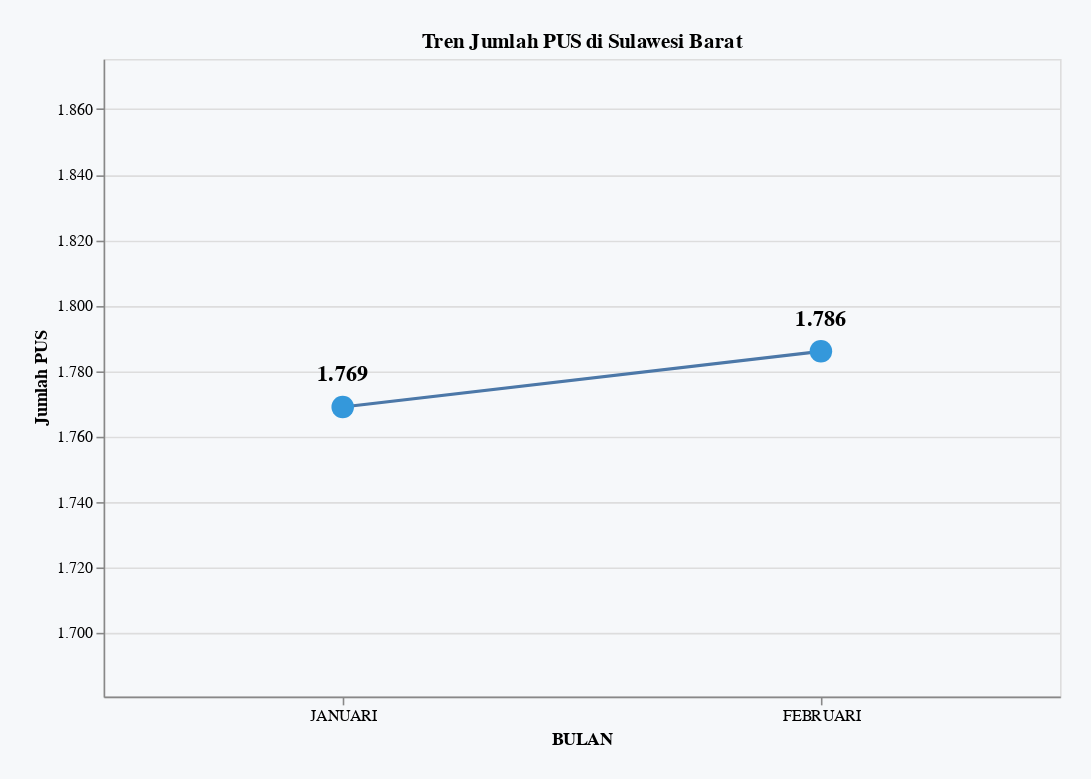

Write notebook code for a chart like this one.
### Code cell
# Buat anotasi untuk titik awal
start_label = alt.Chart(df_for_viz).transform_filter(
    alt.datum.BULAN == df_for_viz['BULAN'].min()
).mark_text(
    align='center',
    dy=-20,          # Geser ke atas titik
    fontSize=14,
    fontWeight='bold',
    color='black',    # WARNA HITAM
).encode(
    x=alt.X('BULAN:N', sort=list(month_order.keys())),
    y=alt.Y('PUS:Q'),
    text=alt.Text('PUS_formatted:N')
)

# Buat anotasi untuk titik akhir
end_label = alt.Chart(df_for_viz).transform_filter(
    alt.datum.BULAN == df_for_viz['BULAN'].max()
).mark_text(
    align='center',
    dy=-20, 
    fontSize=14,
    fontWeight='bold',
    color='black',    # WARNA HITAM
).encode(
    x=alt.X('BULAN:N', sort=list(month_order.keys())),
    y=alt.Y('PUS:Q'),
    text=alt.Text('PUS_formatted:N')
)

# Gabungkan semua elemen
chart = alt.layer(
    # Base chart (garis dan point)
    alt.Chart(df_for_viz).mark_line(
        point=alt.OverlayMarkDef(
            size=200,
            filled=True,
            fillOpacity=1,
            color='#3498db'  # Warna point biru
        )
    ).encode(
        x=alt.X('BULAN:N', 
                sort=list(month_order.keys()),
                axis=alt.Axis(
                    labelAngle=0,
                    labelLimit=150,
                    labelOverlap="parity"
                )),
        y=alt.Y('PUS:Q',
                scale=alt.Scale(domain=(y_min, y_max), nice=False),
                axis=alt.Axis(
                    labelExpr='replace(format(datum.value, ",.0f"), ",", ".")',
                    title='Jumlah PUS'
                )),
        tooltip=[
            alt.Tooltip('BULAN:N', title='Bulan'),
            alt.Tooltip('PUS_formatted:N', title='Jumlah PUS')
        ]
    ),
    
    # Anotasi
    start_label,
    end_label
).properties(
    title='Tren Jumlah PUS di Sulawesi Barat', width = 600, height = 400
).configure_view(
    strokeWidth=0
).configure_axis(
    grid=False
).configure(
    padding=20,
    background='#f6f8fa'
)

chart

### Figure 1 — Vega-Lite specification as saved in the notebook (floating-point values rounded to 4 significant figures)
{"config": {"view": {"continuousWidth": 300, "continuousHeight": 300}, "background": "#f6f8fa", "padding": 20}, "layer": [{"mark": {"type": "line", "point": {"color": "#3498db", "fillOpacity": 1, "filled": true, "size": 200}}, "encoding": {"tooltip": [{"field": "BULAN", "title": "Bulan", "type": "nominal"}, {"field": "PUS_formatted", "title": "Jumlah PUS", "type": "nominal"}], "x": {"axis": {"labelAngle": 0, "labelLimit": 150, "labelOverlap": "parity"}, "field": "BULAN", "sort": ["JANUARI", "FEBRUARI", "MARET", "APRIL", "MEI", "JUNI", "JULI", "AGUSTUS", "SEPTEMBER", "OKTOBER", "NOVEMBER", "DESEMBER"], "type": "nominal"}, "y": {"axis": {"labelExpr": "replace(format(datum.value, \",.0f\"), \",\", \".\")", "title": "Jumlah PUS"}, "field": "PUS", "scale": {"domain": [1681.0, 1875.0], "nice": false}, "type": "quantitative"}}}, {"mark": {"type": "text", "align": "center", "color": "black", "dy": -20, "fontSize": 14, "fontWeight": "bold"}, "encoding": {"text": {"field": "PUS_formatted", "type": "nominal"}, "x": {"field": "BULAN", "sort": ["JANUARI", "FEBRUARI", "MARET", "APRIL", "MEI", "JUNI", "JULI", "AGUSTUS", "SEPTEMBER", "OKTOBER", "NOVEMBER", "DESEMBER"], "type": "nominal"}, "y": {"field": "PUS", "type": "quantitative"}}, "transform": [{"filter": "(datum.BULAN === 'FEBRUARI')"}]}, {"mark": {"type": "text", "align": "center", "color": "black", "dy": -20, "fontSize": 14, "fontWeight": "bold"}, "encoding": {"text": {"field": "PUS_formatted", "type": "nominal"}, "x": {"field": "BULAN", "sort": ["JANUARI", "FEBRUARI", "MARET", "APRIL", "MEI", "JUNI", "JULI", "AGUSTUS", "SEPTEMBER", "OKTOBER", "NOVEMBER", "DESEMBER"], "type": "nominal"}, "y": {"field": "PUS", "type": "quantitative"}}, "transform": [{"filter": "(datum.BULAN === 'JANUARI')"}]}], "data": {"name": "data-acfc9fbbf31b2d041589feb94b6934f3"}, "height": 400, "title": "Tren Jumlah PUS di Sulawesi Barat", "width": 600, "$schema": "https://vega.github.io/schema/vega-lite/v5.20.1.json", "datasets": {"data-acfc9fbbf31b2d041589feb94b6934f3": [{"PROVINSI": "SULAWESI BARAT", "BULAN": "JANUARI", "PUS": 1769, "month_order": "1", "PUS_formatted": "1.769"}, {"PROVINSI": "SULAWESI BARAT", "BULAN": "FEBRUARI", "PUS": 1786, "month_order": "2", "PUS_formatted": "1.786"}]}}
